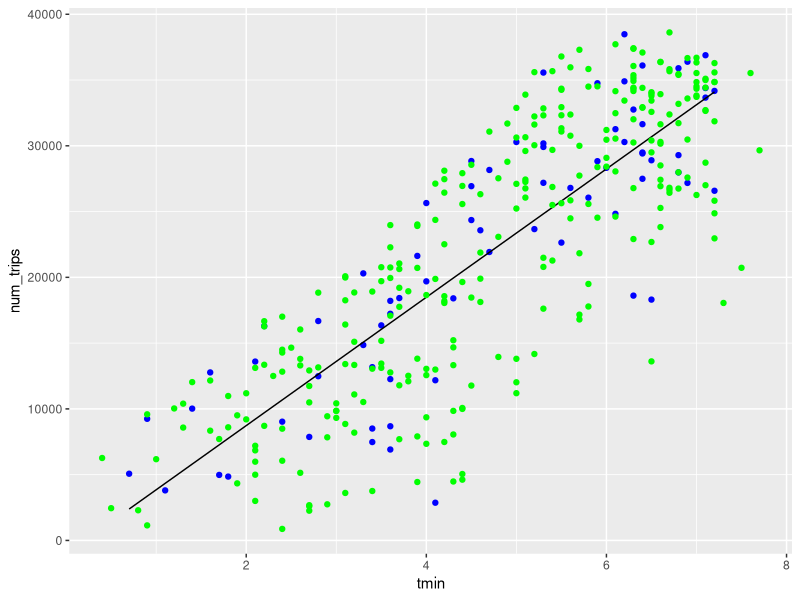
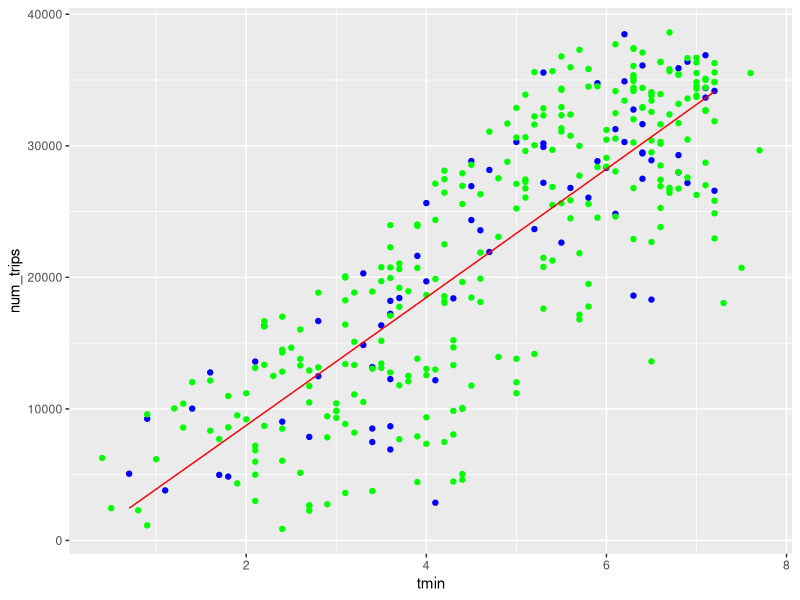
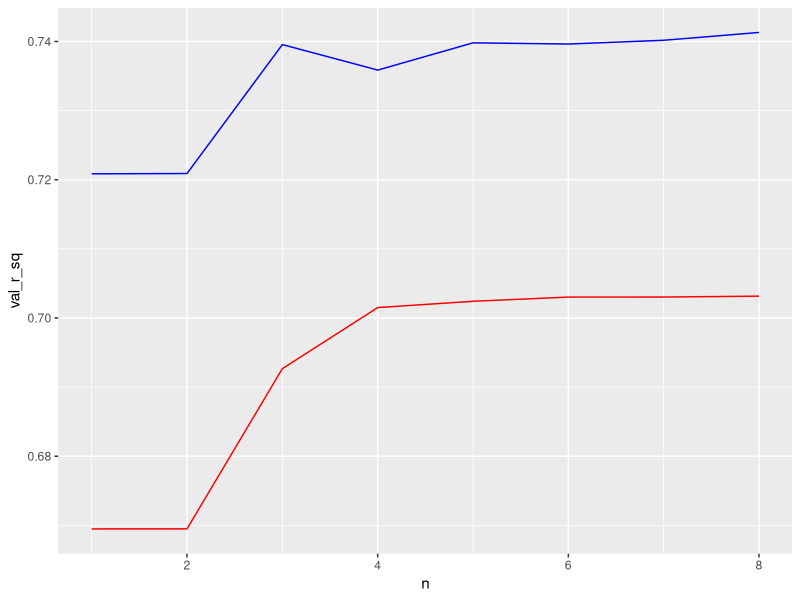
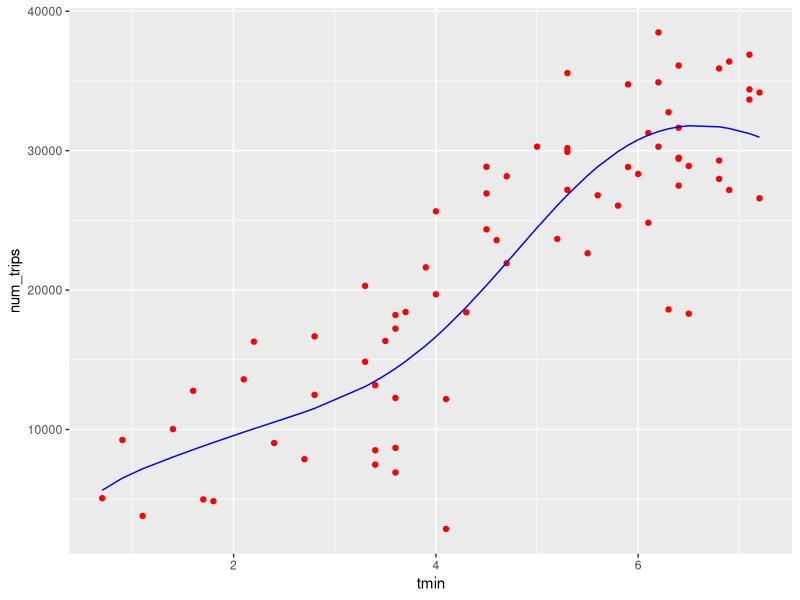

Write R code to recreate these figures, in order.
## ---- chunk 1
knitr::opts_chunk$set(echo = TRUE)
library(readxl)
library(dplyr)
library(tidyverse)
library(modelr)
library(ggplot2)
library(lattice)
library(rpart)
library(datasets)
#library(glmnet)
library(Matrix)
#library(kableExtra)
## ---- chunk 2
#------------------------------------------------------------------------------------
#partitioning data: We want to allocate 80% of the data to training and 20% to test
# partition <- createDataPartition(y = data$date, p = 0.7, list = F)
# training_data = data[partition,]
# test <- data[-partition,]
# 
# partition_training <- createDataPartition(y = training_data$date, p = 0.8, list = F)
# training <-  training_data[partition_training, ]
# validation <- training_data[-partition_training, ]
#------------------------------------------------------------------------------------

#split the data 80% training and 20% validation


set.seed(42)
trips_per_day <- read_tsv('trips_per_day.tsv')

training_data <- sample_n(trips_per_day, nrow(trips_per_day)*0.8, replace = FALSE)

validation_data <- anti_join(trips_per_day, training_data)

model <- lm(formula = num_trips ~ tmin, data = training_data)

#fit model using lm

#validation_data$predicted_validation <- predict(model, validation_data)
validation_data <- validation_data %>% 
  add_predictions(model, var = "predicted_validation")

validation_r_sq <- cor(validation_data$predicted_validation, validation_data$num_trips)^2

#training_data$predicted_training <- predict(model, training_data)
training_data <- training_data %>% add_predictions(model, var = "predicted_training")
training_r_sq <- cor(training_data$predicted_training, training_data$num_trips)^2

validation_rmse = sqrt(mean((validation_data$predicted_training - validation_data$num_trips)^2))

training_rmse = sqrt(mean((training_data$predicted_training - training_data$num_trips)^2))


validation_data %>% ggplot(aes(x = tmin)) +
  geom_point(aes(y = num_trips), color = "blue") +
  geom_line(aes(y = predicted_validation), 
            color ="black") +
  geom_point(data = training_data, 
             aes(y = num_trips), color = "green") 

## ---- chunk 3
model_2 <- lm(formula = num_trips ~ + poly(tmin, 2, raw = T), data = training_data)


validation_data$predicted_validation_2 <- predict(model_2, validation_data)
View(validation_data)

validation_data <- validation_data %>% 
  add_predictions(model, var = "pred1")

model2_validation_r_sq <- cor(validation_data$predicted_validation_2, validation_data$num_trips)^2

training_data$predicted_training_2 <- predict(model_2, training_data)

model2_training_r_sq <- cor(training_data$predicted_training_2, training_data$num_trips)^2

model2_validation_rmse = sqrt(mean((validation_data$predicted_validation_2 - validation_data$num_trips)^2))
model2_training_rmse = sqrt(mean((training_data$predicted_training_2 - training_data$num_trips)^2))

ggplot() +
  geom_point(data = validation_data, aes( x = tmin, y = num_trips), color = "blue") +
  geom_point(data = training_data, aes(x = tmin, y = num_trips), color = "green") +
  geom_line(data = validation_data, aes(x = tmin, y = predicted_validation_2), color ="red")

## ---- chunk 4
k <- 8
train_r_sq <- c(1:k)
val_r_sq <- c(1:k)

train_rmse <- c(1:k)
val_rmse <- c(1:k)

for (i in 1:k) 
{
  model <- lm(formula = num_trips ~ + poly(tmin, i, raw = T), data = training_data)
  
  validation_data$p_V <- predict(model, validation_data)
  
  val_r_sq[i] <- cor(validation_data$p_V, validation_data$num_trips)^2

  training_data$p_t <- predict(model, training_data)

  train_r_sq[i] <- cor(training_data$p_t, training_data$num_trips)^2

  val_rmse[i] = sqrt(mean((validation_data$p_v - validation_data$num_trips)^2))
  train_rmse[i] = sqrt(mean((training_data$p_t - training_data$num_trips)^2))
  
}
data_val <- data_frame(val_r_sq)
data_train <- data_frame(train_r_sq)

data_val <- data_val %>% 
  mutate(n = 1:k)
data_train <- data_train %>% 
  mutate(n = 1:k)

ggplot() +
  geom_line(data = data_val, aes( x = n, y =  val_r_sq), color = "blue") +
  geom_line(data = data_train, aes( x = n, y =  train_r_sq), color = "red")
  
  
  
## ---- chunk 5
best_fit <- match(max(val_r_sq),val_r_sq)

best_model <- lm(num_trips ~ poly(tmin, best_fit, raw = T), training_data)

validation_data %>% 
  add_predictions(best_model) %>% 
  ggplot(aes(x = tmin))+
  geom_point(aes( y = num_trips), color = "red") +
  geom_line(aes(y = pred), color = "blue")
  
  
  
## ---- chunk 6
shuffled_data <- sample_frac(trips_per_day, replace = FALSE) %>% 
  mutate(fold = row_number() %% 5 + 1)
#View(shuffled_data)
k_fold =  c(1:5)
poly = c(1:9)

mean_val <- c()
mean_train <- c()
  
train_se <- c()
val_se <- c()
  
for (i in poly) 
{
  for (k in k_fold)
  {
    k_train <- shuffled_data %>% filter(fold != k)
    k_val <- shuffled_data %>% filter(fold == k)
    model <- lm(formula = num_trips ~ + poly(tmin, k, raw = T), data = training_data)
    
    t_mse <- rmse(model,k_train)
    v_mse <- rmse(model,k_val)
  
  }
  mean_val[i] <- mean(v_mse)
  mean_train[i] <- mean(t_mse)
  
  train_se[i] <- sd(t_mse/sqrt(273))
  val_se[i] <- sd(v_mse/sqrt(92))
  
}

